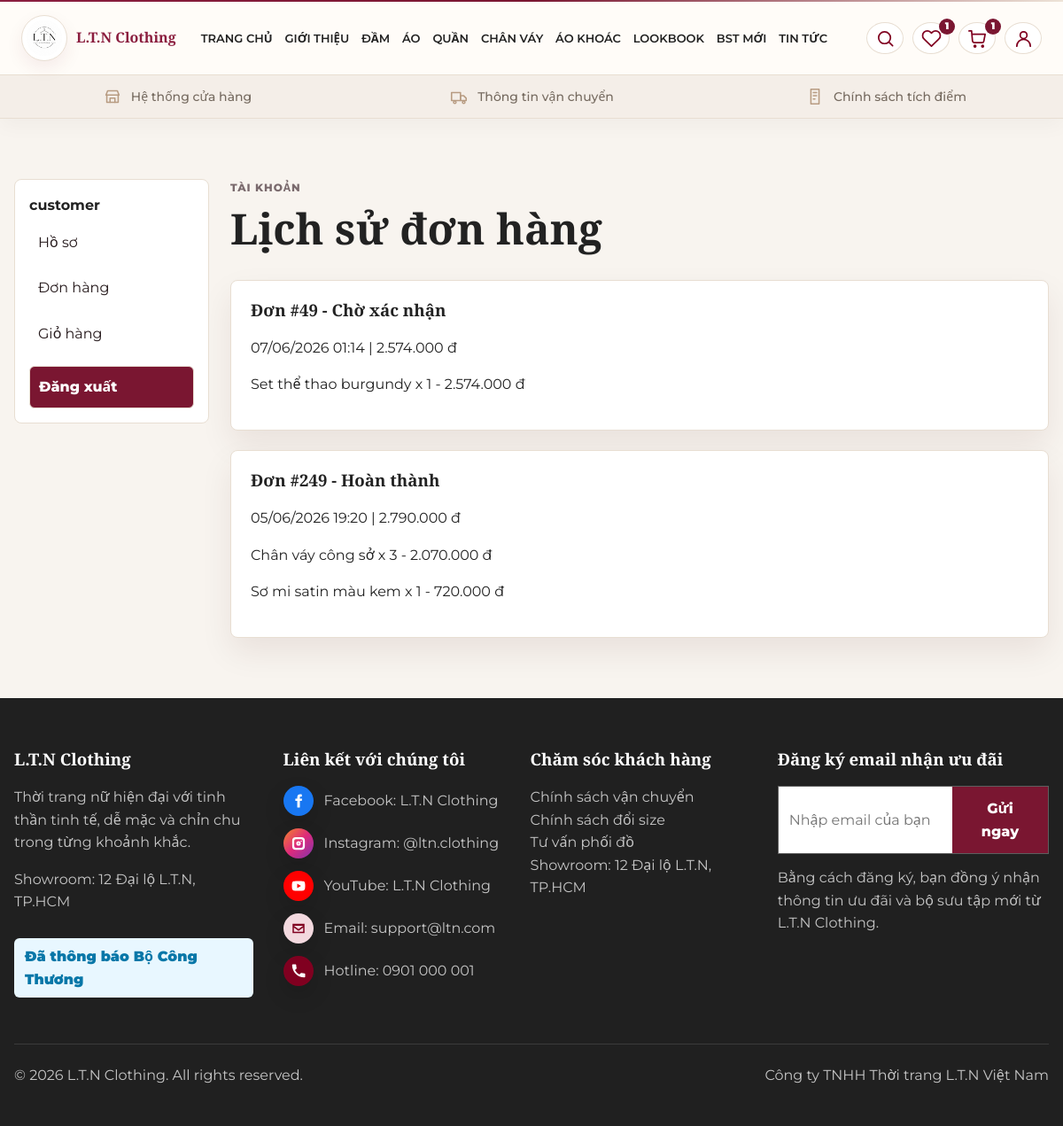
Screenshot of /orders/ (signed in) with the database file from the repository.
### shop/models.py (models this page shows, shortened)
class TimeStampedModel(models.Model):
    created_at = models.DateTimeField(auto_now_add=True)
    updated_at = models.DateTimeField(auto_now=True)
    class Meta:
        abstract = True

class Order(TimeStampedModel):
    STATUS_PENDING = "pending"
    STATUS_CONFIRMED = "confirmed"
    STATUS_SHIPPING = "shipping"
    STATUS_COMPLETED = "completed"
    STATUS_CANCELLED = "cancelled"
    STATUS_CHOICES = [
        (STATUS_PENDING, "Chờ xác nhận"),
        (STATUS_CONFIRMED, "Đã xác nhận"),
        (STATUS_SHIPPING, "Đang giao"),
        (STATUS_COMPLETED, "Hoàn thành"),
        (STATUS_CANCELLED, "Đã hủy"),
    ]
    PAYMENT_COD = "cod"
    PAYMENT_BANK = "bank_transfer"
    PAYMENT_CHOICES = [
        (PAYMENT_COD, "Thanh toán khi nhận hàng"),
        (PAYMENT_BANK, "Chuyển khoản"),
    ]
    user = models.ForeignKey(settings.AUTH_USER_MODEL, on_delete=models.PROTECT, related_name="orders")
    full_name = models.CharField(max_length=160)
    phone = models.CharField(max_length=20)
    address = models.CharField(max_length=255)
    note = models.TextField(blank=True)
    total_amount = models.DecimalField(max_digits=12, decimal_places=0, default=0)
    status = models.CharField(max_length=20, choices=STATUS_CHOICES, default=STATUS_PENDING)
    payment_method = models.CharField(max_length=30, choices=PAYMENT_CHOICES, default=PAYMENT_COD)
    class Meta:
        ordering = ["-created_at"]

class OrderItem(models.Model):
    order = models.ForeignKey(Order, on_delete=models.CASCADE, related_name="items")
    product = models.ForeignKey(Product, on_delete=models.PROTECT)
    product_name = models.CharField(max_length=180)
    price = models.DecimalField(max_digits=12, decimal_places=0)
    quantity = models.PositiveIntegerField()
    subtotal = models.DecimalField(max_digits=12, decimal_places=0)

### accounts/views.py (the view)
# urls.py: path("orders/", views.orders, name="orders"),
@login_required
def orders(request):
    return render(request, "accounts/orders.html", {"orders": request.user.orders.prefetch_related("items")})

### shop/context_processors.py (called while the page is built)
def dashboard_url_for_user(user):
    if not user.is_authenticated:
        return "/login/"
    role = getattr(getattr(user, "profile", None), "role", "")
    if user.is_superuser or role == "ADMIN":
        return "/dashboard/"
    if role == "STAFF":
        return "/staff/"
    return "/profile/"

def cart_counter(request):
    user_dashboard_url = dashboard_url_for_user(request.user)
    if not request.user.is_authenticated:
        return {"cart_count": 0, "wishlist_count": 0, "user_dashboard_url": user_dashboard_url}
    cart, _ = Cart.objects.get_or_create(user=request.user)
    return {
        "cart_count": sum(item.quantity for item in cart.items.all()),
        "wishlist_count": Wishlist.objects.filter(user=request.user).count(),
        "user_dashboard_url": user_dashboard_url,
    }

### shop/templatetags/shop_extras.py (called while the page is built)
@register.filter
def vnd(value):
    try:
        number = int(value or 0)
    except (TypeError, ValueError):
        number = 0
    return f"{number:,}".replace(",", ".") + " đ"

### templates/accounts/orders.html (shortened to what this page needs)
{% extends "base.html" %}
{% load shop_extras %}
{% block content %}
<main class="container section customer-shell">
  <aside class="account-menu">
    <strong>{{ user.username }}</strong>
    <a href="{% url 'accounts:profile' %}">Hồ sơ</a>
    <a href="{% url 'accounts:orders' %}">Đơn hàng</a>
    <a href="{% url 'shop:cart' %}">Giỏ hàng</a>
    <form class="account-logout-form" method="post" action="{% url 'accounts:logout' %}">
      <button type="submit">Đăng xuất</button>
    </form>
  </aside>
  <section>
    <div class="page-head"><div><p class="eyebrow">Tài khoản</p><h1>Lịch sử đơn hàng</h1></div></div>
    <div class="grid">
      {% for order in orders %}
        <article class="card">
          <h3>Đơn #{{ order.id }} - {{ order.get_status_display }}</h3>
          <p>{{ order.created_at|date:"d/m/Y H:i" }} | {{ order.total_amount|vnd }}</p>
          {% for item in order.items.all %}<p>{{ item.product_name }} x {{ item.quantity }} - {{ item.subtotal|vnd }}</p>{% endfor %}
        </article>
      {% empty %}<div class="empty">Bạn chưa có đơn hàng nào.</div>{% endfor %}
    </div>
  </section>
</main>
{% endblock %}

### static/css/base.css (style rules this page uses)
* { box-sizing: border-box; }
body { margin: 0; font-family: "Segoe UI", Arial, sans-serif; color: var(--text-dark); background: var(--cream-bg); line-height: 1.6; }
a { color: inherit; text-decoration: none; }
h1, h2, h3, p { margin-top: 0; }
h1 { font-size: clamp(36px, 5vw, 66px); line-height: 1.05; letter-spacing: 0; }
h3 { line-height: 1.2; }
.container { width: min(1180px, calc(100% - 32px)); margin: auto; }
.section { padding: 68px 0; }
.eyebrow { color: var(--fashion-maroon); font-size: 12px; font-weight: 800; letter-spacing: .08em; text-transform: uppercase; }
.btn, button { border: 0; border-radius: 6px; background: var(--fashion-maroon); color: var(--white); padding: 12px 18px; font: inherit; font-weight: 800; cursor: pointer; transition: transform .18s ease, box-shadow .18s ease, background .18s ease; }
.grid { display: grid; gap: 22px; }
.card { background: var(--white); border: 1px solid var(--border); border-radius: 8px; padding: 22px; box-shadow: 0 16px 36px rgba(59, 13, 17, .08); }

### static/css/layout.css (style rules this page uses)
.page-head { display: flex; justify-content: space-between; align-items: start; gap: 16px; margin-bottom: 24px; }
.page-head h1 { margin-bottom: 8px; font-size: clamp(30px, 4vw, 48px); }
.page-head p { color: var(--text-muted); }

### static/css/customer.css (style rules this page uses)
.account-menu { position: sticky; top: 96px; display: grid; gap: 6px; background: var(--white); border: 1px solid var(--border); border-radius: 8px; padding: 16px; }
.account-menu a, .account-menu button { background: transparent; color: var(--text-dark); text-align: left; padding: 10px; border-radius: 6px; }

### static/css/style.css (style rules this page uses)
:root { --primary: #7A1631; --primary-dark: #8B1E3F; --primary-soft: #F8E8EE; --bg: #FFFFFF; --bg-soft: #F8F4EF; --bg-beige: #F4EEE8; --beige: #EDE3D7; --text: #222222; --muted: #777777; --border: #E8DED2; --card: #FFFFFF; --shadow-soft: 0 10px 30px rgba(31, 31, 31, 0.08); --color-primary: var(--primary); --color-primary-dark: var(--primary-dark); --color-primary-soft: var(--primary-soft); --color-bg: var(--bg); --color-bg-soft: var(--bg-soft); --color-bg-beige: var(--beige); --color-text: var(--text); --color-muted: var(--muted); --color-border: var(--border); --color-footer: #202020; }
* { box-sizing: border-box; }
html, body { overflow-x: hidden; }
body { margin: 0; color: var(--color-text); background: var(--bg-soft); font-family: "Montserrat", "Segoe UI", Arial, sans-serif; line-height: 1.6; }
h1, h2, h3, .section-title h2, .brand span { font-family: "Playfair Display", Georgia, serif; }
main { background: var(--bg-soft); }
.container { width: min(1180px, calc(100% - 32px)); }
.btn, button { border: 0; border-radius: 4px; background: var(--primary); color: #fff; box-shadow: none; }
.eyebrow { color: var(--primary); letter-spacing: .08em; }
.section { background: var(--bg-soft); }
.card, .message-stack .card, .shop-filter, .account-menu, .auth-card { background: var(--card); }
.account-logout-form { margin: 8px 0 0; }
.account-logout-form button { width: 100%; min-height: 42px; border: 1px solid var(--border); border-radius: 6px; background: var(--primary); color: #fff; font-weight: 800; cursor: pointer; }

### rows the page displays
Order: id "49", status "Chờ xác nhận", created_at "07/06/2026 01:14", total_amount|vnd "2.574.000 đ"
OrderItem: product_name "Set thể thao burgundy", quantity "1", subtotal|vnd "2.574.000 đ"
Order: id "249", status "Hoàn thành", created_at "05/06/2026 19:20", total_amount|vnd "2.790.000 đ"
OrderItem: product_name "Chân váy công sở", quantity "3", subtotal|vnd "2.070.000 đ"
OrderItem: product_name "Sơ mi satin màu kem", quantity "1", subtotal|vnd "720.000 đ"

### other values shown
{{ wishlist_count }} "1"
{{ cart_count }} "1"
{{ user.username }} "customer"
